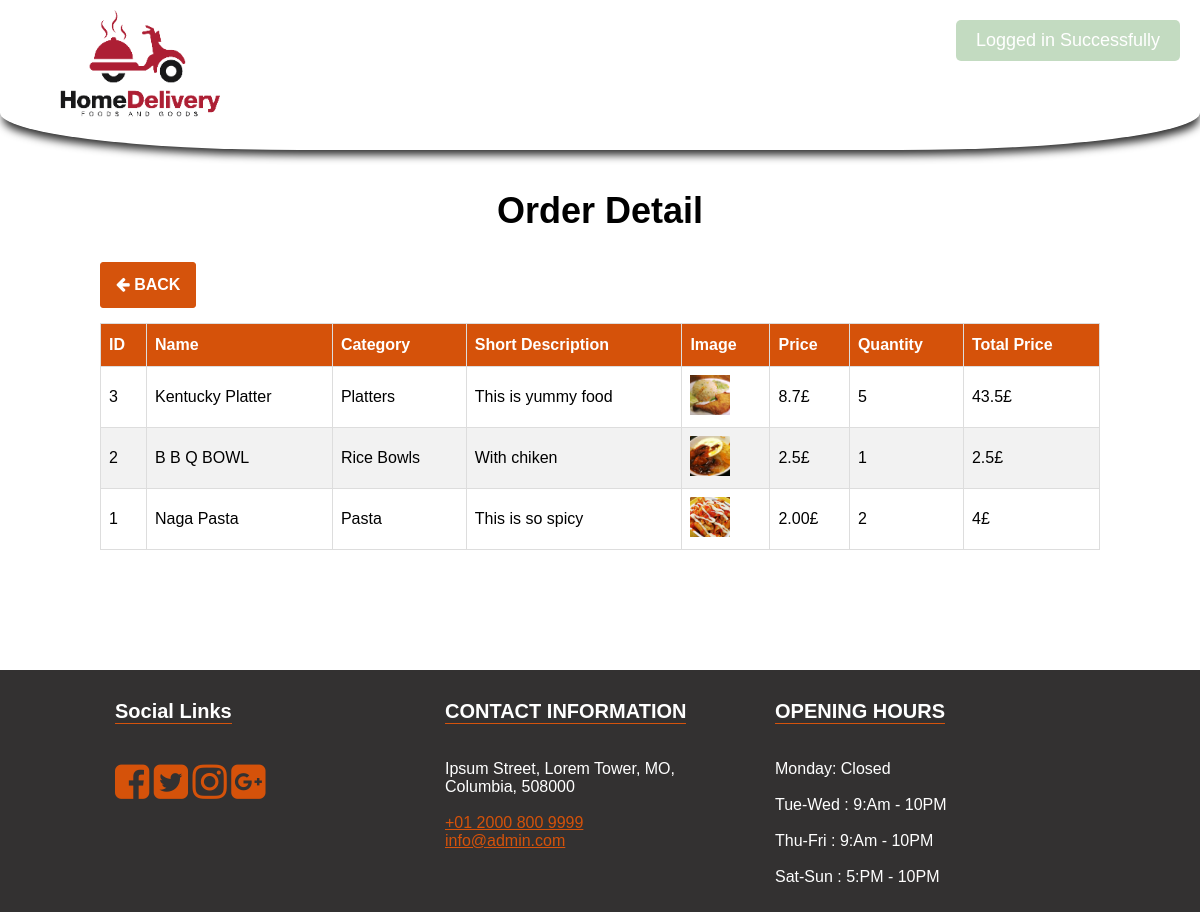
Page /order-detail.php?id=1 (signed in) on the committed database.
### tables this page shows
CREATE TABLE `order_items` (
  `id` int(11) NOT NULL,
  `order_id` int(11) NOT NULL,
  `item_id` int(11) NOT NULL,
  `item_quantity` int(11) NOT NULL,
  `item_price` varchar(100) NOT NULL
);

CREATE TABLE `foods` (
  `id` int(11) NOT NULL,
  `name` varchar(255) NOT NULL,
  `category_id` int(11) NOT NULL,
  `short_desc` text NOT NULL,
  `image` varchar(255) NOT NULL,
  `price` varchar(100) NOT NULL,
  `available` enum('yes','no') NOT NULL DEFAULT 'yes'
);

CREATE TABLE `category` (
  `id` int(11) NOT NULL,
  `title` varchar(255) NOT NULL
);

CREATE TABLE `settings` (
  `id` int(11) NOT NULL,
  `about_title` text NOT NULL,
  `about_detail` text NOT NULL,
  `about_img` varchar(255) NOT NULL,
  `fb_link` varchar(255) NOT NULL,
  `tw_link` varchar(255) NOT NULL,
  `ins_link` varchar(255) NOT NULL,
  `gplus_link` varchar(255) NOT NULL,
  `contact_info` text NOT NULL,
  `opening_hours` text NOT NULL,
  `currency` enum('GBP','USD','EURO') NOT NULL DEFAULT 'GBP'
);

### functions/flash.php (called while the page is built, shortened)
<?php
class FlashMessage {
    public static function render($var) {
        $messages = $_SESSION[$var];
        return $messages;
    }
}
?>

### order-detail.php (the view, shortened to what this page needs)
<?php
include 'functions/flash.php';
$flash = new \FlashMessage();
include 'includes/header.php';
	?>
    <?php
$sql = "SELECT oi.id,f.name,f.short_desc,f.image,f.category_id,oi.item_quantity,oi.item_price,c.title FROM order_items AS oi LEFT JOIN foods AS f on f.id = oi.item_id LEFT JOIN category AS c ON  c.id = f.category_id WHERE  oi.order_id = '".$_GET['id']."' ORDER BY oi.id DESC";
$result = $conn->query($sql);
?>
	<section class="inner-page-sec">
		<div class="container">
			<h1>Order Detail</h1>
			<a href="order.php" class="btn add-btn"><i class="fa fa-arrow-left" aria-hidden="true"></i> Back</a>
			<div style="overflow-x:auto;">
				<table class="custom-tbl">
					<thead>
						<tr>
							<th>ID</th>
							<th>Name</th>
							<th>Category</th>
							<th>Short Description</th>
							<th>Image</th>
							<th>Price</th>
							<th>Quantity</th>
							<th>Total Price</th>
						</tr>
					</thead>
					<tbody>
						<?php
						if ($result->num_rows > 0) {
							while($row = $result->fetch_assoc()){
						?>
						<tr>
							<td><?php echo $row['id'];?></td>
							<td><?php echo $row['name'];?></td>
							<td><?php echo $row['title'];?></td>
							<td><?php echo $row['short_desc'];?></td>
							<td>
								<img src="img/foods/<?php echo $row['image']?>" width="40px">
							</td>
							<td><?php echo $row['item_price'];?><?php echo $currency_format[$rowS['currency']];?></td>
							<td><?php echo $row['item_quantity'];?></td>
							<td><?php echo $row['item_price']*$row['item_quantity'];?><?php echo $currency_format[$rowS['currency']];?></td>
						</tr>
						<?php } } else { ?>
							<tr>
								<td colspan="8">No Order Found!</td>
							</tr>
						<?php }  ?>
					</tbody>
				</table>
			</div>
		</div>
	</section>
<?php include 'includes/footer.php'; ?>

### includes/footer.php (shortened to what this page needs)
<footer>
	<div class="container">
		<div class="col-1">
			<h3>Social Links</h3>
			<ul>
				<li><a href="<?php echo $rowS['fb_link'];?>"><i class="fa fa-facebook-square" aria-hidden="true"></i></a></li>
				<li><a href="<?php echo $rowS['tw_link'];?>"><i class="fa fa-twitter-square" aria-hidden="true"></i></a></li>
				<li><a href="<?php echo $rowS['ins_link'];?>"><i class="fa fa-instagram" aria-hidden="true"></i></a></li>
				<li><a href="<?php echo $rowS['gplus_link'];?>"><i class="fa fa-google-plus-square" aria-hidden="true"></i></a></li>
			</ul>
		</div>
		<div class="col-1">
			<h3>CONTACT INFORMATION</h3>
			<p>
				<?php echo $rowS['contact_info'];?>
			</p>
		</div>
		<div class="col-1">
			<h3>OPENING HOURS</h3>
			<p>
				<?php echo $rowS['opening_hours'];?>
			</p>
		</div>
	</div>
</footer>
</div>
<?php
$nmsg=$flash->render('notification_msg');
$ntype=$flash->render('notification_type');
$str = "";
if($nmsg){
	$str .= '<div class="notificaton-msg msg-'.$ntype.'" style="top:20px;">';
    $str .= $nmsg;
	$str .= '</div>';
}
echo $str;
?>
</body>
</html>

### css/main.css (style rules this page uses)
body { margin: 0; font-family: Arial, Helvetica, sans-serif; }
.btn { text-transform: uppercase; padding: 19px 36px; }
.btn { display: inline-block; font-weight: 600; text-align: center; white-space: nowrap; vertical-align: middle; -webkit-user-select: none; -moz-user-select: none; -ms-user-select: none; user-select: none; border: 2px solid transparent; padding: 12px 30px; font-size: 16px; line-height: 1.5; border-radius: .1875rem; transition: color .15s ease-in-out, background-color .15s ease-in-out, border-color .15s ease-in-out, box-shadow .15s ease-in-out; }
footer { background-color: #333131; color: #fff; }
footer .container { max-width: 1000px; width: 100%; margin: 0px auto; }
footer .container .col-1 { float: left; width: 30%; padding: 10px 15px; }
footer .container .col-1 a { color: #d5520a; }
footer .container .col-1 h3 { text-align: left; font-size: 20px; border-bottom: 1px solid #d5530c; display: inline-block; }
footer .container .col-1 ul { padding: 0px; list-style: none; }
footer .container .col-1 ul li { display: inline-block; }
footer .container .col-1 ul li a { font-size: 40px; color: #d5520a; }
.inner-page-sec { padding-top: 150px; padding-bottom: 80px; }
.inner-page-sec .container { max-width: 1000px; width: 100%; margin: 40px auto; }
.inner-page-sec .container h1 { text-align: center; font-size: 36px; }
.notificaton-msg { position: fixed; top: 20px; right: 20px; z-index: 99999999; background-color: #4e4242; color: #fff; padding: 10px 20px 10px; border-radius: 5px; font-size: 18px; font-weight: 100; font-family: sans-serif; }
.notificaton-msg.msg-success { background-color: #63a05c; color: #fff; }
.custom-tbl { font-family: Arial, Helvetica, sans-serif; border-collapse: collapse; width: 100%; }
.custom-tbl td, .custom-tbl th { border: 1px solid #ddd; padding: 8px; }
.custom-tbl tr:nth-child(even) { background-color: #f2f2f2; }
.custom-tbl th { padding-top: 12px; padding-bottom: 12px; text-align: left; background-color: #d5520a; color: white; }
.add-btn { text-decoration: none; background-color: #d5530c; border: 1px solid #d5530c; color: #ffffff; padding: 10px 15px; display: inline-block; margin-bottom: 15px; }

### rows in the picture
order_items: id "3", foods.name "Kentucky Platter", category.title "Platters", foods.short_desc "This is yummy food", foods.image (picture), item_price "8.7", item_quantity "5", $row['item_price']*$row['item_quantity'] "43.5"
settings: currency "£", contact_info "Ipsum Street, Lorem Tower, MO, Columbia, 508000 +01 2000 800 9999 info@admin.com", opening_hours "Monday: Closed Tue-Wed : 9:Am - 10PM Thu-Fri : 9:Am - 10PM Sat-Sun : 5:PM - 10PM"
order_items: id "2", foods.name "B B Q BOWL", category.title "Rice Bowls", foods.short_desc "With chiken", foods.image (picture), item_price "2.5", item_quantity "1", $row['item_price']*$row['item_quantity'] "2.5"
order_items: id "1", foods.name "Naga Pasta", category.title "Pasta", foods.short_desc "This is so spicy", foods.image (picture), item_price "2.00", item_quantity "2", $row['item_price']*$row['item_quantity'] "4"
